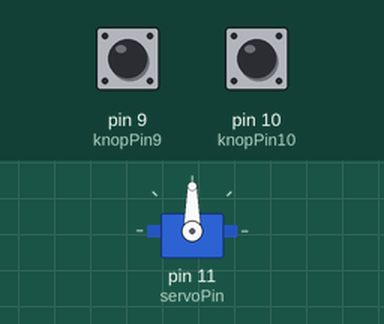
Simulated run of this sketch. Board: Arduino Uno, built with avr-gcc and run on an emulated ATmega328P. Shown: servo. Inputs (shaded band) come from the test bench; at power-on: pin 9 (knopPin9) LOW, pin 10 (knopPin10) LOW.

Above: at 1.2 s.
1.3 s: pin 9 (knopPin9) pulled HIGH for 1 s
3.8 s: pin 10 (knopPin10) pulled HIGH for 3.2 s
At 8.1 s:
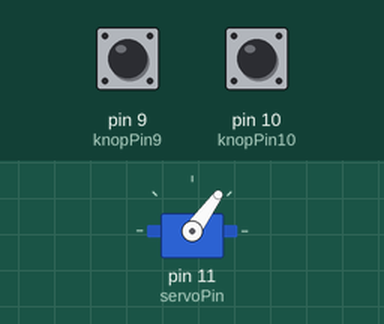
8.5 s: pin 9 (knopPin9) pulled HIGH for 0.15 s
At 8.9 s:
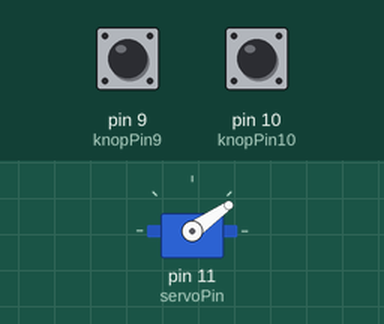
10.1 s: pin 10 (knopPin10) pulled HIGH for 0.15 s
At 11.4 s:
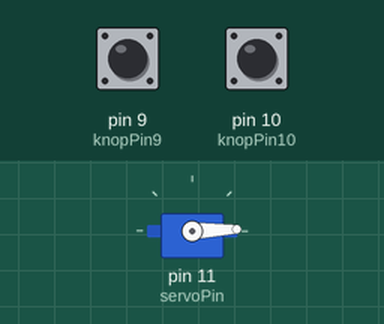
11.7 s: pin 9 (knopPin9) driven HIGH and pin 10 (knopPin10) driven HIGH
At 13.2 s:
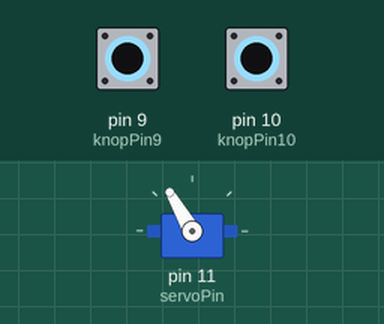
14.7 s: pin 9 (knopPin9) driven LOW
Timing chart, 0 to 18.7 s (numbered marks = the images above; inputs shaded):
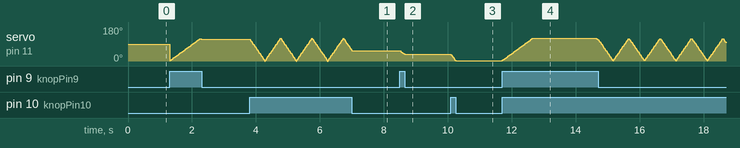

Measured:
- after the input at 8.5 s, servo on pin 11 (servoPin): 54° → 35° at once
- after the input at 10.1 s, servo on pin 11 (servoPin): 35° → 2° at once
- after the input at 11.7 s, servo on pin 11 (servoPin): rises from 2° to 120° in 0.95 s, then falls to 113° in 2.0 s

The sketch:

sketch_oct01b.ino
```cpp
#include <Servo.h> // importeer servo bibliotheek

Servo servo; // maak servo object
const int knopPin9 = 9;
const int knopPin10 = 10;
const int servoPin = 11;

// waarde van knop: LOW of HIGH
int statusKnop9 = 0;
int statusKnop10 = 0;

boolean should_move = false; // mag alleen bewegen als een knop word ingedrukt
int positie = 0; // positie van servo
float flip_delay = 1; // delay tussen het zetten van servo positie in ms
int flip_direction = 1; // veranderen draaihoek met 1 of -1 graden
boolean wait_2sec = false; // beslis of servo bij 120 graden, 2 seconden moet wachten

void setup() {
  servo.attach(servoPin); // verbind de servo met pin 11
  // zet pin 9 en 10 als input
  pinMode(knopPin9, INPUT);
  pinMode(knopPin10, INPUT);
}

void loop() {
  get_button_input(); // kijk welke knoppen zijn ingedrukt
  decide_flip_mode(); // beslis of en hoe de servo moet draaien
  turn(); // verander de positie van de servo
  update_flip_direction(); // verander servo draairichting bij begin/einde
  wait_flip_delay(); // wacht
}

void get_button_input() {
  // lees waarde van knoppen uit
  statusKnop9 = digitalRead(knopPin9);
  statusKnop10 = digitalRead(knopPin10);
}

void decide_flip_mode() {
  should_move = true; // draaien als knop ingedrukt word
  if (statusKnop9 == HIGH and statusKnop10 == HIGH) {
    flip_delay = 1000 / 120; // stapsnelheid: tijd gedeeld door stappen
    wait_2sec = true;
  } else if (statusKnop9 == HIGH) {
    flip_delay = 1000 / 120; // stapsnelheid: tijd gedeeld door stappen
    wait_2sec = false;
  } else if (statusKnop10 == HIGH) {
    flip_delay = 500 / 120; // stapsnelheid: tijd gedeeld door stappen
    wait_2sec = false;
  } else {
    should_move = false; // geen knop ingedrukt, dus servo mag niet draaien
  }
}

void turn() {
  if (should_move) { // als knop ingedrukt word
    positie += flip_direction; // verander gewilde servo positie met 1 graad
    servo.write(positie); // draai servo
  }
}

void update_flip_direction() {
  // heen en weer tussen 0 en 120 graden, komt hij op einde, verander naar tegengestelde draairichting
  if (positie <= 0) {
    flip_direction = 1; // richting: vergroot draaihoek
  } else if (120 <= positie) {
    flip_direction = -1; // richting: verklein draaihoek
  }
}

void wait_flip_delay() {
  if (120 <= positie and wait_2sec) {
    delay(2000); // als op einde (120 graden) en beide knoppen ingedrukt, wacht 2 seconden
  } else {
    delay(flip_delay); // wacht tussen draaien om snelheid aan te passen
  }
}
```
